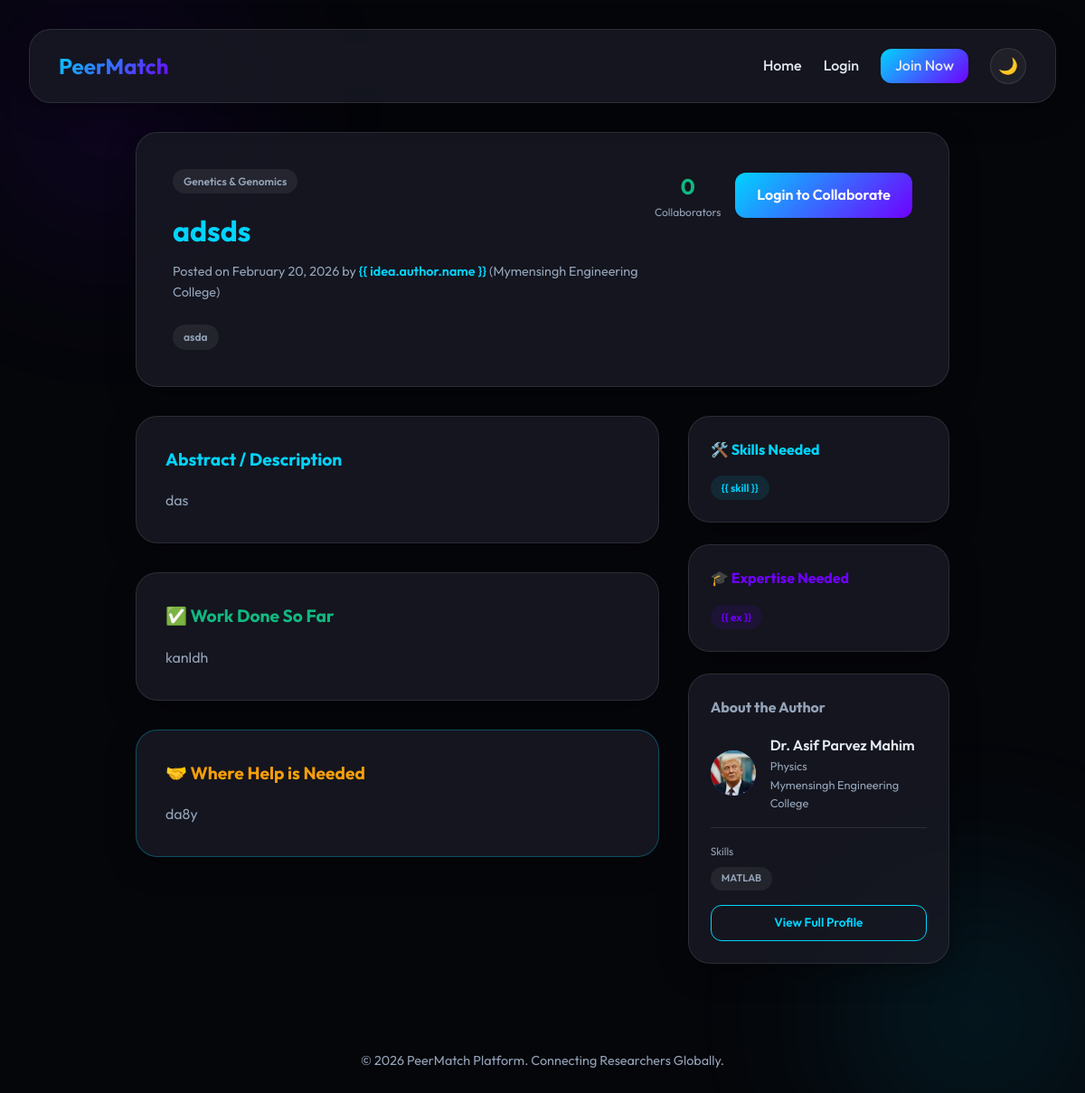
Page /idea/1/ on the committed database.
### core/models.py (models this page shows, shortened)
class Idea(models.Model):
    author = models.ForeignKey(User, on_delete=models.CASCADE, related_name='ideas')
    title = models.CharField(max_length=200)
    description = models.TextField()
    field = models.CharField(max_length=100)
    keywords = models.CharField(max_length=200, blank=True, null=True)
    date_posted = models.DateTimeField(default=timezone.now)
    progress = models.TextField(blank=True, null=True)
    help_needed = models.TextField(blank=True, null=True)
    skills_needed = models.CharField(max_length=300, blank=True, null=True)
    expertise_needed = models.CharField(max_length=300, blank=True, null=True)
    @property
    def keywords_list(self):
        return [x.strip() for x in self.keywords.split(',')] if self.keywords else []
    @property
    def skills_needed_list(self):
        return [x.strip() for x in self.skills_needed.split(',')] if self.skills_needed else []
    @property
    def expertise_needed_list(self):
        return [x.strip() for x in self.expertise_needed.split(',')] if self.expertise_needed else []

class User(AbstractUser):
    name = models.CharField(max_length=100)  # separate from username? We can make username=email or auto-generate.
    institution = models.CharField(max_length=150, blank=True, null=True)
    research_field = models.CharField(max_length=100, blank=True, null=True)
    interests = models.CharField(max_length=500, blank=True, null=True)
    role = models.CharField(max_length=20, default='user')  # 'user', 'admin'
    status = models.CharField(max_length=20, default='active')  # 'active', 'blocked'
    profile_pic = models.ImageField(upload_to='profile_pics/', blank=True, null=True)
    skillset = models.TextField(blank=True, null=True)
    education = models.TextField(blank=True, null=True)
    experience = models.TextField(blank=True, null=True)
    previous_work = models.TextField(blank=True, null=True)
    ongoing_work = models.TextField(blank=True, null=True)
    @property
    def skillset_list(self):
        return [x.strip() for x in self.skillset.split(',')] if self.skillset else []

### core/views.py (the view)
# urls.py: path('idea/<int:idea_id>/', views.idea_detail, name='idea_detail'),
def idea_detail(request, idea_id):
    idea = get_object_or_404(Idea, id=idea_id)
    collab_count = CollaborationRequest.objects.filter(idea=idea, status='Accepted').count()
    return render(request, 'idea_detail.html', {'idea': idea, 'collab_count': collab_count})

### core/context_processors.py (called while the page is built)
def global_constants(request):
    return {
        'RESEARCH_FIELDS': RESEARCH_FIELDS,
        'app_name': 'PeerMatch',
    }

### core/templates/idea_detail.html
{% extends "layout.html" %}
{% load static %}
{% block content %}
<div class="animate" style="max-width: 900px; margin: 0 auto;">
    <div class="glass" style="padding: 2.5rem; margin-bottom: 2rem;">
        <div
            style="display: flex; justify-content: space-between; align-items: flex-start; gap: 1rem; margin-bottom: 1.5rem;">
            <div>
                <span class="tag" style="margin-bottom: 1rem; display: inline-block;">{{ idea.field }}</span>
                <h1 style="font-size: 2rem; color: var(--primary-color); margin-bottom: 0.5rem;">{{ idea.title }}</h1>
                <p style="color: var(--text-muted); font-size: 0.9rem;">
                    Posted on {{ idea.date_posted|date:"F d, Y" }}
                    by <a href="{% url 'profile' user_id=idea.author.id %}"
                        style="color: var(--primary-color); text-decoration: none; font-weight: 600;">{{
                        idea.author.name }}</a>
                    ({{ idea.author.institution }})
                </p>
            </div>
            <div style="flex-shrink: 0; display: flex; gap: 1rem; align-items: center;">
                <div style="text-align: center;">
                    <div style="font-size: 1.5rem; font-weight: 700; color: var(--success);">{{ collab_count }}</div>
                    <div style="font-size: 0.75rem; color: var(--text-muted);">Collaborators</div>
                </div>
                {% if request.user.is_authenticated and idea.author.id != request.user.id %}
                <a href="{% url 'request_collab' idea_id=idea.id %}" class="btn btn-primary">Request
                    Collaboration</a>
                <a href="{% url 'conversation' user_id=idea.author.id %}" class="btn btn-outline">Message
                    Author</a>
                {% elif not request.user.is_authenticated %}
                <a href="{% url 'login' %}" class="btn btn-primary">Login to Collaborate</a>
                {% else %}
                <a href="{% url 'edit_idea' id=idea.id %}" class="btn btn-outline">Edit Idea</a>
                {% endif %}
            </div>
        </div>
        {% if idea.keywords %}
        <div style="display: flex; flex-wrap: wrap; gap: 0.5rem;">
            {% for kw in idea.keywords_list %}
            <span class="tag" style="font-size: 0.75rem;">{{ kw }}</span>
            {% endfor %}
        </div>
        {% endif %}
    </div>
    <div style="display: grid; grid-template-columns: 2fr 1fr; gap: 2rem;">
        <div>
            <div class="glass" style="padding: 2rem; margin-bottom: 2rem;">
                <h2 style="color: var(--primary-color); margin-bottom: 1rem; font-size: 1.2rem;">Abstract / Description
                </h2>
                <p style="color: var(--text-muted); line-height: 1.8; white-space: pre-wrap;">{{ idea.description }}</p>
            </div>
            {% if idea.progress %}
            <div class="glass" style="padding: 2rem; margin-bottom: 2rem;">
                <h2 style="color: var(--success); margin-bottom: 1rem; font-size: 1.2rem;">✅ Work Done So Far</h2>
                <p style="color: var(--text-muted); line-height: 1.8; white-space: pre-wrap;">{{ idea.progress }}</p>
            </div>
            {% endif %}
            {% if idea.help_needed %}
            <div class="glass" style="padding: 2rem; margin-bottom: 2rem; border-color: rgba(0, 212, 255, 0.3);">
                <h2 style="color: var(--warning); margin-bottom: 1rem; font-size: 1.2rem;">🤝 Where Help is Needed</h2>
                <p style="color: var(--text-muted); line-height: 1.8; white-space: pre-wrap;">{{ idea.help_needed }}</p>
            </div>
            {% endif %}
        </div>
        <div>
            <div class="glass" style="padding: 1.5rem; margin-bottom: 1.5rem;">
                <h3 style="color: var(--primary-color); margin-bottom: 1rem; font-size: 1rem;">🛠️ Skills Needed</h3>
                {% if idea.skills_needed %}
                <div style="display: flex; flex-wrap: wrap; gap: 0.4rem;">
                    {% for skill in idea.skills_needed_list %}
                    <span class="tag"
                        style="font-size: 0.75rem; background: rgba(0,212,255,0.1); color: var(--primary-color);">{{
                        skill }}</span>
                    {% endfor %}
                </div>
                {% else %}
                <p style="color: var(--text-muted); font-size: 0.9rem;">Not specified</p>
                {% endif %}
            </div>
            <div class="glass" style="padding: 1.5rem; margin-bottom: 1.5rem;">
                <h3 style="color: var(--secondary-color); margin-bottom: 1rem; font-size: 1rem;">🎓 Expertise Needed
                </h3>
                {% if idea.expertise_needed %}
                <div style="display: flex; flex-wrap: wrap; gap: 0.4rem;">
                    {% for ex in idea.expertise_needed_list %}
                    <span class="tag"
                        style="font-size: 0.75rem; background: rgba(112,0,255,0.1); color: var(--secondary-color);">{{
                        ex }}</span>
                    {% endfor %}
                </div>
                {% else %}
                <p style="color: var(--text-muted); font-size: 0.9rem;">Not specified</p>
                {% endif %}
            </div>
            <div class="glass" style="padding: 1.5rem;">
                <h3 style="font-size: 1rem; margin-bottom: 1rem; color: var(--text-muted);">About the Author</h3>
                <div style="display: flex; align-items: center; gap: 1rem; margin-bottom: 1rem;">
                    <div
                        style="width: 50px; height: 50px; border-radius: 50%; background: linear-gradient(135deg, var(--primary-color), var(--secondary-color)); display: flex; align-items: center; justify-content: center; font-weight: 700; font-size: 1.1rem; flex-shrink: 0;">
                        {% if idea.author.profile_pic %}
                        <img src="{{ idea.author.profile_pic.url }}"
                            style="width: 50px; height: 50px; border-radius: 50%; object-fit: cover;">
                        {% else %}
                        {{ idea.author.name|slice:":2"|upper }}
                        {% endif %}
                    </div>
                    <div>
                        <p style="font-weight: 600;">{{ idea.author.name }}</p>
                        <p style="font-size: 0.8rem; color: var(--text-muted);">{{ idea.author.research_field }}</p>
                        <p style="font-size: 0.8rem; color: var(--text-muted);">{{ idea.author.institution }}</p>
                    </div>
                </div>
                {% if idea.author.skillset %}
                <div style="margin-top: 1rem; padding-top: 1rem; border-top: 1px solid var(--glass-border);">
                    <p style="font-size: 0.75rem; color: var(--text-muted); margin-bottom: 0.5rem;">Skills</p>
                    <div style="display: flex; flex-wrap: wrap; gap: 0.3rem;">
                        {% for s in idea.author.skillset_list|slice:":5" %}
                        <span class="tag" style="font-size: 0.7rem;">{{ s }}</span>
                        {% endfor %}
                    </div>
                </div>
                {% endif %}
                <a href="{% url 'profile' user_id=idea.author.id %}" class="btn btn-outline"
                    style="width: 100%; margin-top: 1rem; padding: 0.5rem; font-size: 0.85rem;">View Full Profile</a>
            </div>
        </div>
    </div>
</div>
{% endblock %}

### core/static/css/index.css (style rules this page uses)
:root { --bg-color: #05060a; --surface-color: rgba(26, 27, 38, 0.75); --glass-border: rgba(255, 255, 255, 0.1); --primary-color: #00d4ff; --secondary-color: #7000ff; --text-color: #e2e8f0; --text-muted: #94a3b8; --success: #10b981; --danger: #ef4444; --warning: #f59e0b; --font-main: 'Outfit', sans-serif; --transition: all 0.3s cubic-bezier(0.4, 0, 0.2, 1); --input-bg: rgba(255, 255, 255, 0.05); --shadow: 0 8px 32px 0 rgba(0, 0, 0, 0.37); --select-bg: #1a1b26; --select-color: #e2e8f0; }
* { margin: 0; padding: 0; box-sizing: border-box; }
body { font-family: var(--font-main); background-color: var(--bg-color); color: var(--text-color); line-height: 1.6; overflow-x: hidden; min-height: 100vh; transition: background-color 0.3s, color 0.3s; }
body::before { content: ''; position: fixed; top: -10%; left: -10%; width: 40%; height: 40%; background: radial-gradient(circle, var(--secondary-color) 0%, transparent 70%); opacity: 0.12; z-index: -1; filter: blur(80px); }
body::after { content: ''; position: fixed; bottom: -10%; right: -10%; width: 40%; height: 40%; background: radial-gradient(circle, var(--primary-color) 0%, transparent 70%); opacity: 0.12; z-index: -1; filter: blur(80px); }
.glass { background: var(--surface-color); backdrop-filter: blur(14px); -webkit-backdrop-filter: blur(14px); border: 1px solid var(--glass-border); border-radius: 1.5rem; box-shadow: var(--shadow); }
.btn { padding: 0.75rem 1.5rem; border-radius: 0.75rem; border: none; cursor: pointer; font-weight: 600; font-family: inherit; transition: var(--transition); display: inline-flex; align-items: center; justify-content: center; gap: 0.5rem; text-decoration: none; white-space: nowrap; }
.btn-primary { background: linear-gradient(135deg, var(--primary-color), var(--secondary-color)); color: white; }
.btn-outline { background: transparent; border: 1px solid var(--primary-color); color: var(--primary-color); }
.tag { font-size: 0.75rem; padding: 0.25rem 0.75rem; border-radius: 1rem; background: rgba(128, 128, 128, 0.15); color: var(--text-muted); font-weight: 600; }
.animate { animation: fadeIn 0.5s ease forwards; }

### rows in the picture
Idea: field "Genetics & Genomics", title "adsds", date_posted "February 20, 2026", author.institution "Mymensingh Engineering College", keywords_list "asda", description "das", progress "kanldh", help_needed "da8y", author.profile_pic (picture), author.name "Dr. Asif Parvez Mahim", author.research_field "Physics"
User: skillset_list "MATLAB"

### other values in the picture
{{ collab_count }} "0"
